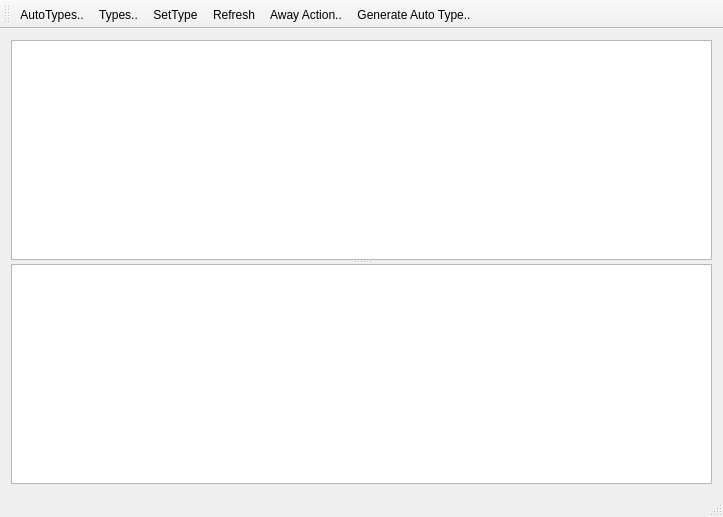
<?xml version="1.0" encoding="UTF-8"?>
<ui version="4.0">
 <class>TrackerWindow</class>
 <widget class="QMainWindow" name="TrackerWindow">
  <property name="geometry">
   <rect>
    <x>0</x>
    <y>0</y>
    <width>723</width>
    <height>517</height>
   </rect>
  </property>
  <property name="windowTitle">
   <string>TrackerWindow</string>
  </property>
  <widget class="QWidget" name="centralWidget">
   <layout class="QVBoxLayout" name="verticalLayout">
    <item>
     <widget class="QSplitter" name="splitter">
      <property name="orientation">
       <enum>Qt::Vertical</enum>
      </property>
      <widget class="QTableView" name="tableView">
       <property name="editTriggers">
        <set>QAbstractItemView::NoEditTriggers</set>
       </property>
       <property name="selectionMode">
        <enum>QAbstractItemView::MultiSelection</enum>
       </property>
       <property name="selectionBehavior">
        <enum>QAbstractItemView::SelectRows</enum>
       </property>
      </widget>
      <widget class="QTableView" name="tvSummary"/>
     </widget>
    </item>
   </layout>
  </widget>
  <widget class="QMenuBar" name="menuBar">
   <property name="geometry">
    <rect>
     <x>0</x>
     <y>0</y>
     <width>723</width>
     <height>21</height>
    </rect>
   </property>
  </widget>
  <widget class="QToolBar" name="mainToolBar">
   <attribute name="toolBarArea">
    <enum>TopToolBarArea</enum>
   </attribute>
   <attribute name="toolBarBreak">
    <bool>false</bool>
   </attribute>
   <addaction name="actionAutoTypes"/>
   <addaction name="actionTypes"/>
   <addaction name="actionSetType"/>
   <addaction name="actionRefresh"/>
   <addaction name="actionAway_Action"/>
   <addaction name="actionGenerate_Auto_Type"/>
  </widget>
  <widget class="QStatusBar" name="statusBar"/>
  <action name="actionAutoTypes">
   <property name="text">
    <string>AutoTypes..</string>
   </property>
  </action>
  <action name="actionTypes">
   <property name="text">
    <string>Types..</string>
   </property>
  </action>
  <action name="actionSetType">
   <property name="text">
    <string>SetType</string>
   </property>
  </action>
  <action name="actionRefresh">
   <property name="text">
    <string>Refresh</string>
   </property>
  </action>
  <action name="actionAway_Action">
   <property name="text">
    <string>Away Action..</string>
   </property>
  </action>
  <action name="actionGenerate_Auto_Type">
   <property name="text">
    <string>Generate Auto Type..</string>
   </property>
  </action>
 </widget>
 <layoutdefault spacing="6" margin="11"/>
 <resources/>
 <connections/>
</ui>
